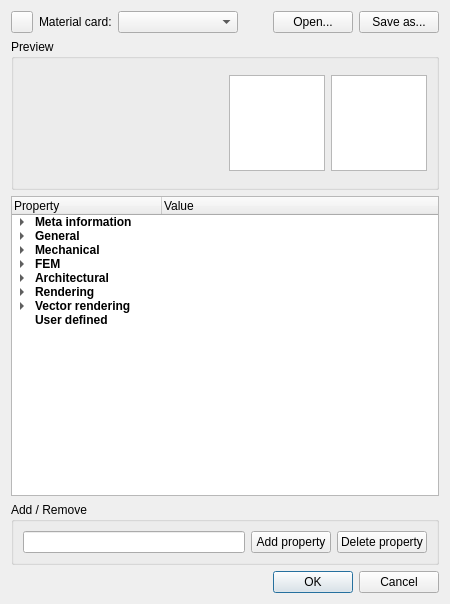
<?xml version="1.0" encoding="UTF-8"?>
<ui version="4.0">
 <class>MaterialEditor</class>
 <widget class="QDialog" name="MaterialEditor">
  <property name="geometry">
   <rect>
    <x>0</x>
    <y>0</y>
    <width>450</width>
    <height>604</height>
   </rect>
  </property>
  <property name="windowTitle">
   <string>Material Editor</string>
  </property>
  <layout class="QVBoxLayout" name="verticalLayout_2">
   <item>
    <layout class="QVBoxLayout" name="verticalLayout">
     <item>
      <layout class="QHBoxLayout" name="horizontalLayout">
       <item>
        <widget class="QPushButton" name="ButtonURL">
         <property name="maximumSize">
          <size>
           <width>22</width>
           <height>22</height>
          </size>
         </property>
         <property name="toolTip">
          <string>Opens the Product URL of this material in an external browser</string>
         </property>
         <property name="text">
          <string/>
         </property>
        </widget>
       </item>
       <item>
        <widget class="QLabel" name="label">
         <property name="text">
          <string>Material card:</string>
         </property>
        </widget>
       </item>
       <item>
        <widget class="QComboBox" name="ComboMaterial">
         <property name="minimumSize">
          <size>
           <width>120</width>
           <height>0</height>
          </size>
         </property>
         <property name="toolTip">
          <string>Existing material cards</string>
         </property>
        </widget>
       </item>
       <item>
        <spacer name="horizontalSpacer">
         <property name="orientation">
          <enum>Qt::Horizontal</enum>
         </property>
         <property name="sizeHint" stdset="0">
          <size>
           <width>40</width>
           <height>20</height>
          </size>
         </property>
        </spacer>
       </item>
       <item>
        <widget class="QPushButton" name="ButtonOpen">
         <property name="toolTip">
          <string>Opens an existing material card</string>
         </property>
         <property name="text">
          <string>Open...</string>
         </property>
        </widget>
       </item>
       <item>
        <widget class="QPushButton" name="ButtonSave">
         <property name="toolTip">
          <string>Saves this material as a card</string>
         </property>
         <property name="text">
          <string>Save as...</string>
         </property>
        </widget>
       </item>
      </layout>
     </item>
     <item>
      <widget class="QGroupBox" name="groupBox_3">
       <property name="title">
        <string>Preview</string>
       </property>
       <layout class="QHBoxLayout" name="horizontalLayout_2">
        <item>
         <spacer name="horizontalSpacer_3">
          <property name="orientation">
           <enum>Qt::Horizontal</enum>
          </property>
          <property name="sizeHint" stdset="0">
           <size>
            <width>40</width>
            <height>20</height>
           </size>
          </property>
         </spacer>
        </item>
        <item>
         <widget class="QGraphicsView" name="PreviewRendered">
          <property name="minimumSize">
           <size>
            <width>96</width>
            <height>96</height>
           </size>
          </property>
          <property name="maximumSize">
           <size>
            <width>96</width>
            <height>96</height>
           </size>
          </property>
         </widget>
        </item>
        <item>
         <widget class="QGraphicsView" name="PreviewVector">
          <property name="minimumSize">
           <size>
            <width>96</width>
            <height>96</height>
           </size>
          </property>
          <property name="maximumSize">
           <size>
            <width>96</width>
            <height>96</height>
           </size>
          </property>
         </widget>
        </item>
       </layout>
      </widget>
     </item>
     <item>
      <layout class="QHBoxLayout" name="horizontalLayout_3">
       <property name="sizeConstraint">
        <enum>QLayout::SetMaximumSize</enum>
       </property>
       <item>
        <widget class="QTreeWidget" name="Editor">
         <property name="sizePolicy">
          <sizepolicy hsizetype="Expanding" vsizetype="Expanding">
           <horstretch>0</horstretch>
           <verstretch>0</verstretch>
          </sizepolicy>
         </property>
         <property name="minimumSize">
          <size>
           <width>0</width>
           <height>300</height>
          </size>
         </property>
         <property name="wordWrap">
          <bool>true</bool>
         </property>
         <property name="columnCount">
          <number>2</number>
         </property>
         <attribute name="headerVisible">
          <bool>true</bool>
         </attribute>
         <attribute name="headerDefaultSectionSize">
          <number>150</number>
         </attribute>
         <attribute name="headerStretchLastSection">
          <bool>true</bool>
         </attribute>
         <column>
          <property name="text">
           <string>Property</string>
          </property>
         </column>
         <column>
          <property name="text">
           <string>Value</string>
          </property>
         </column>
         <item>
          <property name="text">
           <string>Meta information</string>
          </property>
          <property name="toolTip">
           <string>Additional information that will be written in the material card.</string>
          </property>
          <property name="font">
           <font>
            <weight>75</weight>
            <bold>true</bold>
           </font>
          </property>
          <item>
           <property name="text">
            <string>Card Name</string>
           </property>
           <property name="toolTip">
            <string>This is a description of your material, for ex. &quot;Standard Steel Material&quot;</string>
           </property>
           <property name="text">
            <string/>
           </property>
           <property name="flags">
            <set>ItemIsSelectable|ItemIsEditable|ItemIsDragEnabled|ItemIsUserCheckable|ItemIsEnabled</set>
           </property>
          </item>
          <item>
           <property name="text">
            <string>Author And License</string>
           </property>
           <property name="toolTip">
            <string>Your name and license info, for ex. &quot;John Smith, CC-BY 3.0&quot;</string>
           </property>
           <property name="text">
            <string/>
           </property>
           <property name="flags">
            <set>ItemIsSelectable|ItemIsEditable|ItemIsDragEnabled|ItemIsUserCheckable|ItemIsEnabled</set>
           </property>
          </item>
          <item>
           <property name="text">
            <string>Source</string>
           </property>
           <property name="toolTip">
            <string>An optional description of where the informations included in this card come from</string>
           </property>
           <property name="flags">
            <set>ItemIsSelectable|ItemIsEditable|ItemIsDragEnabled|ItemIsUserCheckable|ItemIsEnabled</set>
           </property>
          </item>
         </item>
         <item>
          <property name="text">
           <string>General</string>
          </property>
          <property name="toolTip">
           <string>General properties of this material</string>
          </property>
          <property name="font">
           <font>
            <weight>75</weight>
            <italic>false</italic>
            <bold>true</bold>
           </font>
          </property>
          <property name="background">
           <brush brushstyle="NoBrush">
            <color alpha="255">
             <red>200</red>
             <green>200</green>
             <blue>200</blue>
            </color>
           </brush>
          </property>
          <property name="text">
           <string/>
          </property>
          <property name="background">
           <brush brushstyle="NoBrush">
            <color alpha="255">
             <red>200</red>
             <green>200</green>
             <blue>200</blue>
            </color>
           </brush>
          </property>
          <item>
           <property name="text">
            <string>Name</string>
           </property>
           <property name="toolTip">
            <string>A uniquely identificable name, for ex. &quot;Steel&quot;. This should match the name of the card.</string>
           </property>
           <property name="text">
            <string/>
           </property>
           <property name="flags">
            <set>ItemIsSelectable|ItemIsEditable|ItemIsDragEnabled|ItemIsUserCheckable|ItemIsEnabled</set>
           </property>
          </item>
          <item>
           <property name="text">
            <string>Father</string>
           </property>
           <property name="toolTip">
            <string>An optional father material. Missing properties here will be taken from the father. For ex. &quot;Metal&quot;</string>
           </property>
           <property name="text">
            <string/>
           </property>
           <property name="flags">
            <set>ItemIsSelectable|ItemIsEditable|ItemIsDragEnabled|ItemIsUserCheckable|ItemIsEnabled</set>
           </property>
          </item>
          <item>
           <property name="text">
            <string>Description</string>
           </property>
           <property name="toolTip">
            <string>A longer and more precise description of your material</string>
           </property>
           <property name="text">
            <string/>
           </property>
           <property name="flags">
            <set>ItemIsSelectable|ItemIsEditable|ItemIsDragEnabled|ItemIsUserCheckable|ItemIsEnabled</set>
           </property>
          </item>
          <item>
           <property name="text">
            <string>Density</string>
           </property>
           <property name="toolTip">
            <string>Density of this material, in kg/m³. For ex. 7800 </string>
           </property>
           <property name="text">
            <string/>
           </property>
           <property name="flags">
            <set>ItemIsSelectable|ItemIsEditable|ItemIsDragEnabled|ItemIsUserCheckable|ItemIsEnabled</set>
           </property>
          </item>
          <item>
           <property name="text">
            <string>Vendor</string>
           </property>
           <property name="toolTip">
            <string>The name of the vendor of this material</string>
           </property>
           <property name="flags">
            <set>ItemIsSelectable|ItemIsEditable|ItemIsDragEnabled|ItemIsUserCheckable|ItemIsEnabled</set>
           </property>
          </item>
          <item>
           <property name="text">
            <string>Product URL</string>
           </property>
           <property name="toolTip">
            <string>A URL where information about this material can be found</string>
           </property>
           <property name="text">
            <string/>
           </property>
           <property name="flags">
            <set>ItemIsSelectable|ItemIsEditable|ItemIsDragEnabled|ItemIsUserCheckable|ItemIsEnabled</set>
           </property>
          </item>
          <item>
           <property name="text">
            <string>Specific Price</string>
           </property>
           <property name="toolTip">
            <string>A price for this material, including the unit, for ex. 1.5 EUR/kg</string>
           </property>
           <property name="text">
            <string/>
           </property>
           <property name="flags">
            <set>ItemIsSelectable|ItemIsEditable|ItemIsDragEnabled|ItemIsUserCheckable|ItemIsEnabled</set>
           </property>
          </item>
         </item>
         <item>
          <property name="text">
           <string>Mechanical</string>
          </property>
          <property name="toolTip">
           <string>Mechanical properties of this material</string>
          </property>
          <property name="font">
           <font>
            <weight>75</weight>
            <bold>true</bold>
           </font>
          </property>
          <property name="background">
           <brush brushstyle="NoBrush">
            <color alpha="255">
             <red>200</red>
             <green>200</green>
             <blue>200</blue>
            </color>
           </brush>
          </property>
          <property name="text">
           <string/>
          </property>
          <property name="background">
           <brush brushstyle="NoBrush">
            <color alpha="255">
             <red>200</red>
             <green>200</green>
             <blue>200</blue>
            </color>
           </brush>
          </property>
          <item>
           <property name="text">
            <string>Youngs Modulus</string>
           </property>
           <property name="toolTip">
            <string>Also called tensile modulus or elastic modulus, a measure of the stiffness of a material, in kPa</string>
           </property>
           <property name="text">
            <string/>
           </property>
           <property name="flags">
            <set>ItemIsSelectable|ItemIsEditable|ItemIsDragEnabled|ItemIsUserCheckable|ItemIsEnabled</set>
           </property>
          </item>
          <item>
           <property name="text">
            <string>Ultimate Tensile Strength</string>
           </property>
           <property name="toolTip">
            <string>The maximum stress that a material can withstand while being stretched or pulled before failing or breaking, in MPa</string>
           </property>
           <property name="text">
            <string/>
           </property>
           <property name="flags">
            <set>ItemIsSelectable|ItemIsEditable|ItemIsDragEnabled|ItemIsUserCheckable|ItemIsEnabled</set>
           </property>
          </item>
          <item>
           <property name="text">
            <string>Compressive Strength</string>
           </property>
           <property name="toolTip">
            <string>The capacity of a material or structure to withstand loads tending to reduce size</string>
           </property>
           <property name="text">
            <string/>
           </property>
           <property name="flags">
            <set>ItemIsSelectable|ItemIsEditable|ItemIsDragEnabled|ItemIsUserCheckable|ItemIsEnabled</set>
           </property>
          </item>
          <item>
           <property name="text">
            <string>Elasticity</string>
           </property>
           <property name="flags">
            <set>ItemIsSelectable|ItemIsEditable|ItemIsDragEnabled|ItemIsUserCheckable|ItemIsEnabled</set>
           </property>
          </item>
          <item>
           <property name="text">
            <string>Fracture Toughness</string>
           </property>
           <property name="toolTip">
            <string>The ability of a material containing a crack to resist fracture</string>
           </property>
           <property name="flags">
            <set>ItemIsSelectable|ItemIsEditable|ItemIsDragEnabled|ItemIsUserCheckable|ItemIsEnabled</set>
           </property>
          </item>
         </item>
         <item>
          <property name="text">
           <string>FEM</string>
          </property>
          <property name="toolTip">
           <string>FEM-related properties</string>
          </property>
          <property name="font">
           <font>
            <weight>75</weight>
            <bold>true</bold>
           </font>
          </property>
          <item>
           <property name="text">
            <string>Poisson Ratio</string>
           </property>
           <property name="toolTip">
            <string>The Poisson ratio is the negative ratio of transverse to axial strain.</string>
           </property>
           <property name="text">
            <string/>
           </property>
           <property name="flags">
            <set>ItemIsSelectable|ItemIsEditable|ItemIsDragEnabled|ItemIsUserCheckable|ItemIsEnabled</set>
           </property>
          </item>
         </item>
         <item>
          <property name="text">
           <string>Architectural</string>
          </property>
          <property name="toolTip">
           <string>Architectural properties</string>
          </property>
          <property name="font">
           <font>
            <weight>75</weight>
            <bold>true</bold>
           </font>
          </property>
          <property name="background">
           <brush brushstyle="NoBrush">
            <color alpha="255">
             <red>200</red>
             <green>200</green>
             <blue>200</blue>
            </color>
           </brush>
          </property>
          <property name="text">
           <string/>
          </property>
          <property name="background">
           <brush brushstyle="NoBrush">
            <color alpha="255">
             <red>200</red>
             <green>200</green>
             <blue>200</blue>
            </color>
           </brush>
          </property>
          <item>
           <property name="text">
            <string>Model</string>
           </property>
           <property name="toolTip">
            <string>The specific model of a certain product</string>
           </property>
           <property name="flags">
            <set>ItemIsSelectable|ItemIsEditable|ItemIsDragEnabled|ItemIsUserCheckable|ItemIsEnabled</set>
           </property>
          </item>
          <item>
           <property name="text">
            <string>Execution Instructions</string>
           </property>
           <property name="toolTip">
            <string>Specific execution or installation instructions</string>
           </property>
           <property name="flags">
            <set>ItemIsSelectable|ItemIsEditable|ItemIsDragEnabled|ItemIsUserCheckable|ItemIsEnabled</set>
           </property>
          </item>
          <item>
           <property name="text">
            <string>Fire Resistance Class</string>
           </property>
           <property name="toolTip">
            <string>Fire resistance standard and class, for ex. RF 1h or UL 350-2</string>
           </property>
           <property name="text">
            <string/>
           </property>
           <property name="flags">
            <set>ItemIsSelectable|ItemIsEditable|ItemIsDragEnabled|ItemIsUserCheckable|ItemIsEnabled</set>
           </property>
          </item>
          <item>
           <property name="text">
            <string>Standard Code</string>
           </property>
           <property name="toolTip">
            <string>The standard and code this material is described in, for ex. MasterFormat 03-1113.310</string>
           </property>
           <property name="flags">
            <set>ItemIsSelectable|ItemIsEditable|ItemIsDragEnabled|ItemIsUserCheckable|ItemIsEnabled</set>
           </property>
          </item>
          <item>
           <property name="text">
            <string>Thermal Conductivity</string>
           </property>
           <property name="toolTip">
            <string>The property of a material to conduct heat, in W/mK.</string>
           </property>
           <property name="flags">
            <set>ItemIsSelectable|ItemIsEditable|ItemIsDragEnabled|ItemIsUserCheckable|ItemIsEnabled</set>
           </property>
          </item>
          <item>
           <property name="text">
            <string>Sound Transmission Class</string>
           </property>
           <property name="toolTip">
            <string>A standard and rating indicating how well a material attenuates airborne sound. For ex. STC 44</string>
           </property>
           <property name="flags">
            <set>ItemIsSelectable|ItemIsEditable|ItemIsDragEnabled|ItemIsUserCheckable|ItemIsEnabled</set>
           </property>
          </item>
          <item>
           <property name="text">
            <string>Color</string>
           </property>
           <property name="toolTip">
            <string>A specific color for this product</string>
           </property>
           <property name="flags">
            <set>ItemIsSelectable|ItemIsEditable|ItemIsDragEnabled|ItemIsUserCheckable|ItemIsEnabled</set>
           </property>
          </item>
          <item>
           <property name="text">
            <string>Finish</string>
           </property>
           <property name="toolTip">
            <string>A special finish specification for this product</string>
           </property>
           <property name="flags">
            <set>ItemIsSelectable|ItemIsEditable|ItemIsDragEnabled|ItemIsUserCheckable|ItemIsEnabled</set>
           </property>
          </item>
          <item>
           <property name="text">
            <string>Units Per Quantity</string>
           </property>
           <property name="toolTip">
            <string>In case this product is made of small units, this property describes how many units fit into a certain volume or area, for ex. 50 units/m³</string>
           </property>
           <property name="flags">
            <set>ItemIsSelectable|ItemIsEditable|ItemIsDragEnabled|ItemIsUserCheckable|ItemIsEnabled</set>
           </property>
          </item>
          <item>
           <property name="text">
            <string>Environmental Efficiency Class</string>
           </property>
           <property name="toolTip">
            <string>A standard and rating of this material regarding sustainability and environmental design</string>
           </property>
           <property name="flags">
            <set>ItemIsSelectable|ItemIsEditable|ItemIsDragEnabled|ItemIsUserCheckable|ItemIsEnabled</set>
           </property>
          </item>
         </item>
         <item>
          <property name="text">
           <string>Rendering</string>
          </property>
          <property name="toolTip">
           <string>Properties used by the FreeCAD 3D view, but also by external renderers</string>
          </property>
          <property name="font">
           <font>
            <weight>75</weight>
            <bold>true</bold>
           </font>
          </property>
          <property name="background">
           <brush brushstyle="NoBrush">
            <color alpha="255">
             <red>200</red>
             <green>200</green>
             <blue>200</blue>
            </color>
           </brush>
          </property>
          <property name="text">
           <string/>
          </property>
          <property name="background">
           <brush brushstyle="NoBrush">
            <color alpha="255">
             <red>200</red>
             <green>200</green>
             <blue>200</blue>
            </color>
           </brush>
          </property>
          <property name="foreground">
           <brush brushstyle="SolidPattern">
            <color alpha="255">
             <red>123</red>
             <green>123</green>
             <blue>123</blue>
            </color>
           </brush>
          </property>
          <item>
           <property name="text">
            <string>Diffuse Color</string>
           </property>
           <property name="toolTip">
            <string>A diffuse color, expressed with 3 comma-separated float values, for ex. 0.5,0.5,0.5</string>
           </property>
           <property name="text">
            <string/>
           </property>
           <property name="flags">
            <set>ItemIsSelectable|ItemIsEditable|ItemIsDragEnabled|ItemIsUserCheckable|ItemIsEnabled</set>
           </property>
          </item>
          <item>
           <property name="text">
            <string>Ambient Color</string>
           </property>
           <property name="toolTip">
            <string>An ambient color, expressed with 3 comma-separated float values, for ex. 0.5,0.5,0.5</string>
           </property>
           <property name="text">
            <string/>
           </property>
           <property name="flags">
            <set>ItemIsSelectable|ItemIsEditable|ItemIsDragEnabled|ItemIsUserCheckable|ItemIsEnabled</set>
           </property>
          </item>
          <item>
           <property name="text">
            <string>Specular Color</string>
           </property>
           <property name="toolTip">
            <string>A specular color, expressed with 3 comma-separated float values, for ex. 0.5,0.5,0.5</string>
           </property>
           <property name="text">
            <string/>
           </property>
           <property name="flags">
            <set>ItemIsSelectable|ItemIsEditable|ItemIsDragEnabled|ItemIsUserCheckable|ItemIsEnabled</set>
           </property>
          </item>
          <item>
           <property name="text">
            <string>Shininess</string>
           </property>
           <property name="toolTip">
            <string>An intensity value for shininess/specularity, expressed as a float value between 0 and 1.0</string>
           </property>
           <property name="text">
            <string/>
           </property>
           <property name="flags">
            <set>ItemIsSelectable|ItemIsEditable|ItemIsDragEnabled|ItemIsUserCheckable|ItemIsEnabled</set>
           </property>
          </item>
          <item>
           <property name="text">
            <string>Emissive Color</string>
           </property>
           <property name="toolTip">
            <string>An emission color, expressed with 3 comma-separated float values, for ex. 0.5,0.5,0.5</string>
           </property>
           <property name="text">
            <string/>
           </property>
           <property name="flags">
            <set>ItemIsSelectable|ItemIsEditable|ItemIsDragEnabled|ItemIsUserCheckable|ItemIsEnabled</set>
           </property>
          </item>
          <item>
           <property name="text">
            <string>Transparency</string>
           </property>
           <property name="toolTip">
            <string>A transparency value, expressed as a float value between 0 (opaque) and 1.0 (fully transparent)</string>
           </property>
           <property name="text">
            <string/>
           </property>
           <property name="flags">
            <set>ItemIsSelectable|ItemIsEditable|ItemIsDragEnabled|ItemIsUserCheckable|ItemIsEnabled</set>
           </property>
          </item>
          <item>
           <property name="text">
            <string>Vertex Shader</string>
           </property>
           <property name="toolTip">
            <string>An optional vertex shader to be used by renderers that support it</string>
           </property>
           <property name="text">
            <string/>
           </property>
           <property name="flags">
            <set>ItemIsSelectable|ItemIsEditable|ItemIsDragEnabled|ItemIsUserCheckable|ItemIsEnabled</set>
           </property>
          </item>
          <item>
           <property name="text">
            <string>Fragment Shader</string>
           </property>
           <property name="toolTip">
            <string>An optional fragment shader to be used by renderers that support it</string>
           </property>
           <property name="flags">
            <set>ItemIsSelectable|ItemIsEditable|ItemIsDragEnabled|ItemIsUserCheckable|ItemIsEnabled</set>
           </property>
          </item>
          <item>
           <property name="text">
            <string>Texture Path</string>
           </property>
           <property name="toolTip">
            <string>A path to a texture image, to be used by the renderers that support it</string>
           </property>
           <property name="flags">
            <set>ItemIsSelectable|ItemIsEditable|ItemIsDragEnabled|ItemIsUserCheckable|ItemIsEnabled</set>
           </property>
          </item>
          <item>
           <property name="text">
            <string>Texture Scaling</string>
           </property>
           <property name="toolTip">
            <string>A scaling value for the texture, might be used differently by different renderes</string>
           </property>
           <property name="flags">
            <set>ItemIsSelectable|ItemIsEditable|ItemIsDragEnabled|ItemIsUserCheckable|ItemIsEnabled</set>
           </property>
          </item>
         </item>
         <item>
          <property name="text">
           <string>Vector rendering</string>
          </property>
          <property name="toolTip">
           <string>Properties applicable in vector renderings</string>
          </property>
          <property name="font">
           <font>
            <weight>75</weight>
            <bold>true</bold>
           </font>
          </property>
          <property name="background">
           <brush brushstyle="NoBrush">
            <color alpha="255">
             <red>200</red>
             <green>200</green>
             <blue>200</blue>
            </color>
           </brush>
          </property>
          <property name="text">
           <string/>
          </property>
          <property name="background">
           <brush brushstyle="NoBrush">
            <color alpha="255">
             <red>200</red>
             <green>200</green>
             <blue>200</blue>
            </color>
           </brush>
          </property>
          <item>
           <property name="text">
            <string>View Color</string>
           </property>
           <property name="toolTip">
            <string>A base color for viewed faces, expressed with 3 comma-separated float values, for ex. 0.5,0.5,0.5</string>
           </property>
           <property name="text">
            <string/>
           </property>
           <property name="flags">
            <set>ItemIsSelectable|ItemIsEditable|ItemIsDragEnabled|ItemIsUserCheckable|ItemIsEnabled</set>
           </property>
          </item>
          <item>
           <property name="text">
            <string>View Fill Pattern</string>
           </property>
           <property name="toolTip">
            <string>An SVG pattern to apply on viewed faces, expressed as either a name of an existing pattern (such as &quot;simple&quot;) or a complete &lt;pattern&gt;...&lt;/pattern&gt; SVG element</string>
           </property>
           <property name="flags">
            <set>ItemIsSelectable|ItemIsEditable|ItemIsDragEnabled|ItemIsUserCheckable|ItemIsEnabled</set>
           </property>
          </item>
          <item>
           <property name="text">
            <string>View Linewidth</string>
           </property>
           <property name="toolTip">
            <string>An optional linewidth factor for viewed faces</string>
           </property>
           <property name="text">
            <string/>
           </property>
           <property name="flags">
            <set>ItemIsSelectable|ItemIsEditable|ItemIsDragEnabled|ItemIsUserCheckable|ItemIsEnabled</set>
           </property>
          </item>
          <item>
           <property name="text">
            <string>Section Color</string>
           </property>
           <property name="toolTip">
            <string>A base color for sectionned faces, expressed with 3 comma-separated float values, for ex. 0.5,0.5,0.5</string>
           </property>
          </item>
          <item>
           <property name="text">
            <string>Section Fill Pattern</string>
           </property>
           <property name="toolTip">
            <string>An SVG pattern to apply on cut faces, expressed as either a name of an existing pattern (such as &quot;simple&quot;) or a complete &lt;pattern&gt;...&lt;/pattern&gt; SVG element</string>
           </property>
           <property name="text">
            <string/>
           </property>
           <property name="flags">
            <set>ItemIsSelectable|ItemIsEditable|ItemIsDragEnabled|ItemIsUserCheckable|ItemIsEnabled</set>
           </property>
          </item>
          <item>
           <property name="text">
            <string>Section Linewidth</string>
           </property>
           <property name="toolTip">
            <string>An optional linewidth factor for cut faces</string>
           </property>
           <property name="text">
            <string/>
           </property>
           <property name="flags">
            <set>ItemIsSelectable|ItemIsEditable|ItemIsDragEnabled|ItemIsUserCheckable|ItemIsEnabled</set>
           </property>
          </item>
         </item>
         <item>
          <property name="text">
           <string>User defined</string>
          </property>
          <property name="toolTip">
           <string>Additional properties defined by the user</string>
          </property>
          <property name="font">
           <font>
            <weight>75</weight>
            <bold>true</bold>
           </font>
          </property>
         </item>
        </widget>
       </item>
      </layout>
     </item>
     <item>
      <widget class="QGroupBox" name="groupBox_2">
       <property name="title">
        <string>Add / Remove</string>
       </property>
       <layout class="QVBoxLayout" name="verticalLayout_3">
        <item>
         <layout class="QHBoxLayout" name="horizontalLayout_6">
          <item>
           <widget class="QLineEdit" name="EditProperty"/>
          </item>
          <item>
           <widget class="QPushButton" name="ButtonAddProperty">
            <property name="text">
             <string>Add property</string>
            </property>
           </widget>
          </item>
          <item>
           <widget class="QPushButton" name="ButtonDeleteProperty">
            <property name="text">
             <string>Delete property</string>
            </property>
           </widget>
          </item>
         </layout>
        </item>
       </layout>
      </widget>
     </item>
    </layout>
   </item>
   <item>
    <widget class="QDialogButtonBox" name="standardButtons">
     <property name="standardButtons">
      <set>QDialogButtonBox::Cancel|QDialogButtonBox::Ok</set>
     </property>
    </widget>
   </item>
  </layout>
 </widget>
 <resources/>
 <connections/>
</ui>
